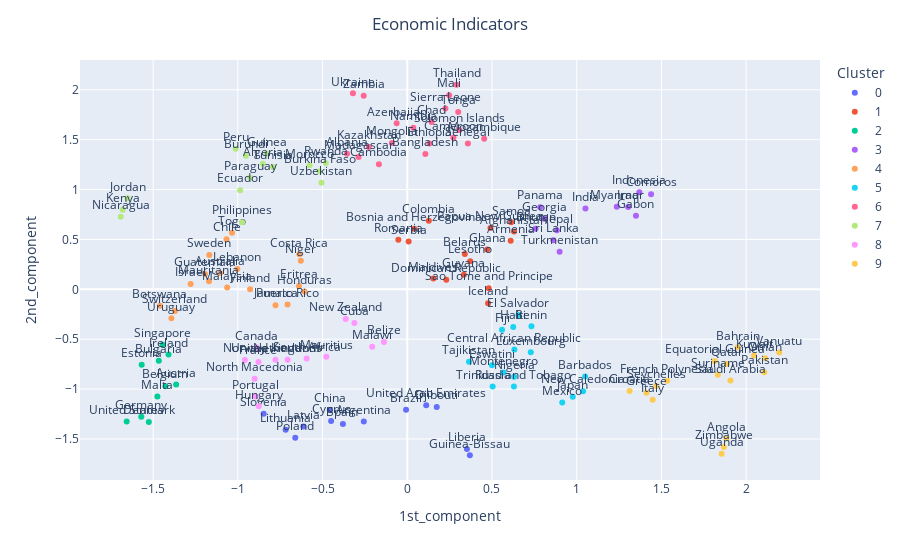
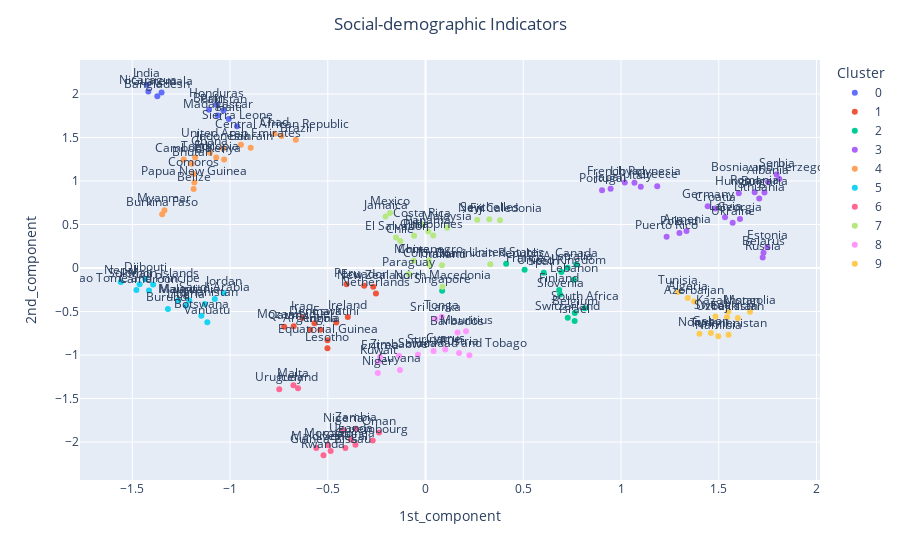
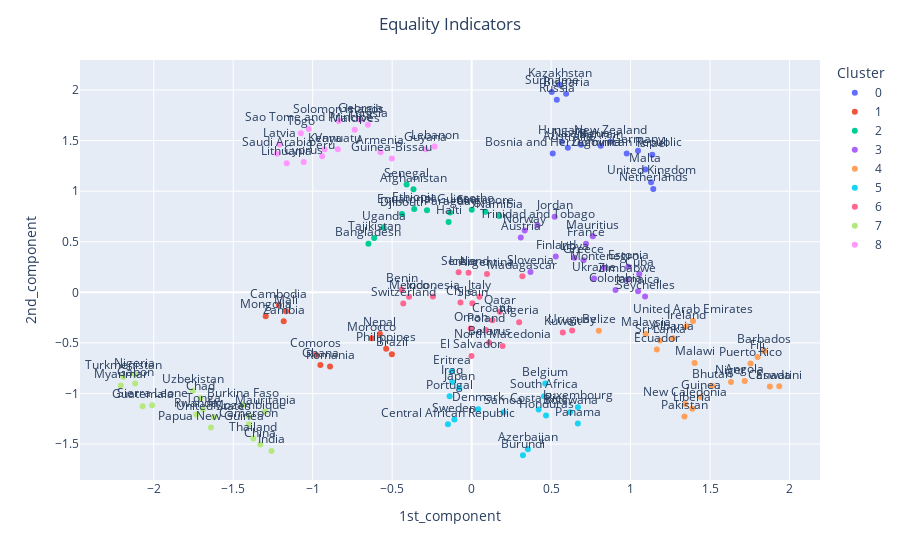
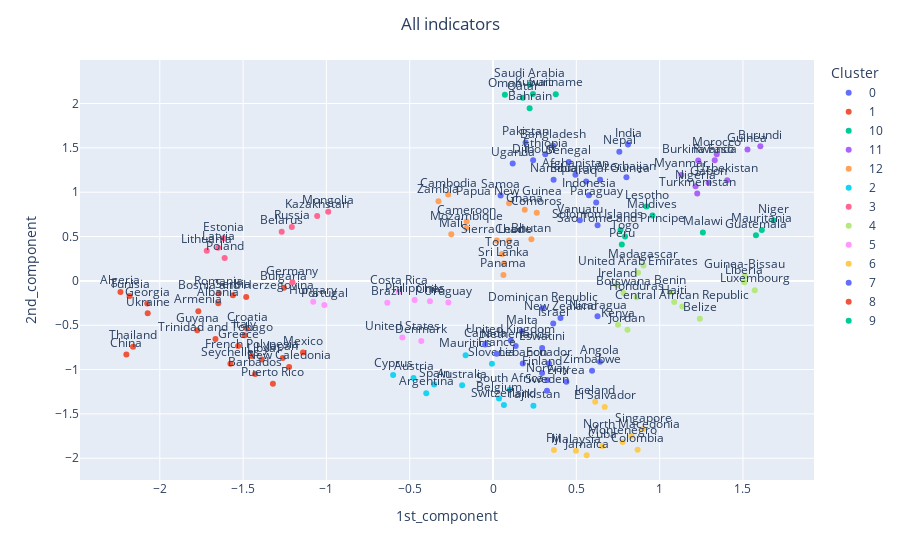

These figures' notebook cell, in order:
### Code cell
for ind in ind_dict:
    df_norm = df_dict[ind]

    # Apply the TSNE chosen for that indicator
    df_tsne = pd.DataFrame(tsne_dict[ind].fit_transform(df_norm))

    # Scale the result
    scaled_df = pd.DataFrame(StandardScaler().fit_transform(df_tsne), index = df_norm.index, columns = [col_1comp, col_2comp])
    
    # Apply Affinity Propagation
    affinity = afprop_dict[ind].fit(scaled_df)

    # Update the DataFrame with the resulting Cluster labels
    labels_affinity = affinity.labels_
    df_dict[ind].loc[:, col_cluster] = labels_affinity
    scaled_df[col_cluster] = labels_affinity
    scaled_df[col_cluster] = scaled_df[col_cluster].astype(str)

    # Show the resulting chart
    fig = px.scatter(scaled_df, x = col_1comp, y = col_2comp, text = scaled_df.index, size_max=100, color=col_cluster, category_orders={col_cluster: sort(list(set(scaled_df.loc[:, col_cluster])))})
    fig.update_layout(title_text=ind, title_x=0.5)
    fig.update_traces(textposition='top center')
    fig.show()

### Figure 1 — Plotly figure (JSON) as saved in the notebook; plotly's stock layout.template omitted (floating-point values rounded to 4 significant figures)
{"data": [{"hovertemplate": "Cluster=0<br>1st_component=%{x}<br>2nd_component=%{y}<br>Country=%{text}<extra></extra>", "legendgroup": "0", "marker": {"color": "#636efa", "symbol": "circle"}, "mode": "markers+text", "name": "0", "orientation": "v", "showlegend": true, "text": ["Argentina", "Brazil", "China", "Cyprus", "Djibouti", "Guinea-Bissau", "Latvia", "Liberia", "Lithuania", "Poland", "Slovenia", "Spain", "United Arab Emirates"], "textposition": "top center", "type": "scatter", "x": [-0.2565, -0.007166, -0.4571, -0.4495, 0.1739, 0.3695, -0.6133, 0.352, -0.7177, -0.6609, -0.8477, -0.3798, 0.1119], "xaxis": "x", "y": [-1.326, -1.208, -1.209, -1.321, -1.181, -1.663, -1.376, -1.6, -1.407, -1.487, -1.248, -1.351, -1.161], "yaxis": "y"}, {"hovertemplate": "Cluster=1<br>1st_component=%{x}<br>2nd_component=%{y}<br>Country=%{text}<extra></extra>", "legendgroup": "1", "marker": {"color": "#EF553B", "symbol": "circle"}, "mode": "markers+text", "name": "1", "orientation": "v", "showlegend": true, "text": ["Afghanistan", "Armenia", "Belarus", "Bosnia and Herzegovina", "Colombia", "Dominican Republic", "Ghana", "Guyana", "Iceland", "Lesotho", "Maldives", "Papua New Guinea", "Romania", "Samoa", "Sao Tome and Principe", "Serbia"], "textposition": "top center", "type": "scatter", "x": [0.6298, 0.6103, 0.3397, 0.04169, 0.1273, 0.2303, 0.4716, 0.334, 0.4769, 0.3715, 0.154, 0.4911, -0.05269, 0.6132, 0.4807, 0.008102], "xaxis": "x", "y": [0.5785, 0.4858, 0.3552, 0.6066, 0.6873, 0.0961, 0.3995, 0.1469, -0.1389, 0.2825, 0.108, 0.614, 0.4976, 0.6723, 0.01106, 0.4798], "yaxis": "y"}, {"hovertemplate": "Cluster=2<br>1st_component=%{x}<br>2nd_component=%{y}<br>Country=%{text}<extra></extra>", "legendgroup": "2", "marker": {"color": "#00cc96", "symbol": "circle"}, "mode": "markers+text", "name": "2", "orientation": "v", "showlegend": true, "text": ["Austria", "Belgium", "Bulgaria", "Denmark", "Estonia", "Germany", "Ireland", "Malta", "Singapore", "United States"], "textposition": "top center", "type": "scatter", "x": [-1.364, -1.427, -1.466, -1.525, -1.567, -1.57, -1.409, -1.475, -1.443, -1.656], "xaxis": "x", "y": [-0.9532, -0.9713, -0.7168, -1.329, -0.7571, -1.277, -0.6539, -1.075, -0.5545, -1.326], "yaxis": "y"}, {"hovertemplate": "Cluster=3<br>1st_component=%{x}<br>2nd_component=%{y}<br>Country=%{text}<extra></extra>", "legendgroup": "3", "marker": {"color": "#ab63fa", "symbol": "circle"}, "mode": "markers+text", "name": "3", "orientation": "v", "showlegend": true, "text": ["Bhutan", "Comoros", "Gabon", "Georgia", "India", "Indonesia", "Iraq", "Myanmar", "Nepal", "Panama", "Sri Lanka", "Turkmenistan"], "textposition": "top center", "type": "scatter", "x": [0.757, 1.439, 1.35, 0.8091, 1.052, 1.37, 1.304, 1.236, 0.8828, 0.7845, 0.8624, 0.8991], "xaxis": "x", "y": [0.6081, 0.9538, 0.7381, 0.7086, 0.8092, 0.9743, 0.8243, 0.8272, 0.591, 0.823, 0.4922, 0.3767], "yaxis": "y"}, {"hovertemplate": "Cluster=4<br>1st_component=%{x}<br>2nd_component=%{y}<br>Country=%{text}<extra></extra>", "legendgroup": "4", "marker": {"color": "#FFA15A", "symbol": "circle"}, "mode": "markers+text", "name": "4", "orientation": "v", "showlegend": true, "text": ["Australia", "Botswana", "Chile", "Costa Rica", "Eritrea", "Finland", "Guatemala", "Honduras", "Israel", "Jamaica", "Lebanon", "Malaysia", "Mauritania", "Niger", "Puerto Rico", "Sweden", "Switzerland", "Togo", "Uruguay"], "textposition": "top center", "type": "scatter", "x": [-1.105, -1.46, -1.067, -0.6367, -0.6391, -0.9276, -1.194, -0.6061, -1.279, -0.7776, -1.003, -1.063, -1.17, -0.6282, -0.7068, -1.168, -1.371, -1.034, -1.392], "xaxis": "x", "y": [0.1643, -0.1649, 0.5031, 0.3505, 0.03241, -6.897e-06, 0.1536, -0.02099, 0.05356, -0.1592, 0.2027, 0.01759, 0.08004, 0.2862, -0.1521, 0.3446, -0.2184, 0.5682, -0.2905], "yaxis": "y"}, {"hovertemplate": "Cluster=5<br>1st_component=%{x}<br>2nd_component=%{y}<br>Country=%{text}<extra></extra>", "legendgroup": "5", "marker": {"color": "#19d3f3", "symbol": "circle"}, "mode": "markers+text", "name": "5", "orientation": "v", "showlegend": true, "text": ["Barbados", "Benin", "Central African Republic", "El Salvador", "Eswatini", "Fiji", "Haiti", "Japan", "Luxembourg", "Mexico", "Montenegro", "New Caledonia", "Nigeria", "Russia", "Tajikistan", "Trinidad and Tobago"], "textposition": "top center", "type": "scatter", "x": [1.05, 0.733, 0.632, 0.6557, 0.4999, 0.5592, 0.6254, 0.9766, 0.7289, 0.9145, 0.5679, 1.037, 0.6306, 0.504, 0.3643, 0.6294], "xaxis": "x", "y": [-0.8727, -0.3705, -0.6031, -0.2565, -0.7616, -0.4041, -0.3774, -1.078, -0.6316, -1.135, -0.834, -1.021, -0.8757, -0.9748, -0.7257, -0.9752], "yaxis": "y"}, {"hovertemplate": "Cluster=6<br>1st_component=%{x}<br>2nd_component=%{y}<br>Country=%{text}<extra></extra>", "legendgroup": "6", "marker": {"color": "#FF6692", "symbol": "circle"}, "mode": "markers+text", "name": "6", "orientation": "v", "showlegend": true, "text": ["Albania", "Azerbaijan", "Bangladesh", "Cambodia", "Cameroon", "Chad", "Ethiopia", "Kazakhstan", "Madagascar", "Mali", "Mongolia", "Mozambique", "Namibia", "Senegal", "Sierra Leone", "Solomon Islands", "Thailand", "Tonga", "Ukraine", "Zambia"], "textposition": "top center", "type": "scatter", "x": [-0.3558, -0.06292, 0.107, -0.1675, 0.2723, 0.1434, 0.1308, -0.2263, -0.2876, 0.2472, -0.09053, 0.454, 0.03561, 0.3578, 0.2251, 0.3076, 0.291, 0.3006, -0.3208, -0.2571], "xaxis": "x", "y": [1.359, 1.665, 1.356, 1.254, 1.52, 1.677, 1.463, 1.425, 1.327, 1.947, 1.467, 1.51, 1.62, 1.461, 1.813, 1.597, 2.051, 1.779, 1.965, 1.94], "yaxis": "y"}, {"hovertemplate": "Cluster=7<br>1st_component=%{x}<br>2nd_component=%{y}<br>Country=%{text}<extra></extra>", "legendgroup": "7", "marker": {"color": "#B6E880", "symbol": "circle"}, "mode": "markers+text", "name": "7", "orientation": "v", "showlegend": true, "text": ["Algeria", "Burkina Faso", "Burundi", "Ecuador", "Guinea", "Jordan", "Kenya", "Morocco", "Nicaragua", "Paraguay", "Peru", "Philippines", "Rwanda", "Tunisia", "Uzbekistan"], "textposition": "top center", "type": "scatter", "x": [-0.8532, -0.5172, -0.9528, -0.9865, -0.8287, -1.651, -1.68, -0.5768, -1.691, -0.9281, -1.013, -0.9746, -0.4809, -0.7929, -0.5063], "xaxis": "x", "y": [1.259, 1.185, 1.338, 0.9936, 1.36, 0.9123, 0.7979, 1.243, 0.7285, 1.117, 1.41, 0.673, 1.267, 1.226, 1.069], "yaxis": "y"}, {"hovertemplate": "Cluster=8<br>1st_component=%{x}<br>2nd_component=%{y}<br>Country=%{text}<extra></extra>", "legendgroup": "8", "marker": {"color": "#FF97FF", "symbol": "circle"}, "mode": "markers+text", "name": "8", "orientation": "v", "showlegend": true, "text": ["Belize", "Canada", "Cuba", "France", "Hungary", "Malawi", "Mauritius", "Netherlands", "New Zealand", "North Macedonia", "Norway", "Portugal", "South Africa", "United Kingdom"], "textposition": "top center", "type": "scatter", "x": [-0.1376, -0.8902, -0.312, -0.8784, -0.8765, -0.2069, -0.4779, -0.706, -0.3636, -0.9008, -0.9584, -0.8952, -0.5939, -0.7777], "xaxis": "x", "y": [-0.5278, -0.5821, -0.3367, -0.7298, -1.173, -0.5745, -0.6749, -0.7059, -0.2968, -0.896, -0.7073, -1.075, -0.6935, -0.706], "yaxis": "y"}, {"hovertemplate": "Cluster=9<br>1st_component=%{x}<br>2nd_component=%{y}<br>Country=%{text}<extra></extra>", "legendgroup": "9", "marker": {"color": "#FECB52", "symbol": "circle"}, "mode": "markers+text", "name": "9", "orientation": "v", "showlegend": true, "text": ["Angola", "Bahrain", "Croatia", "Equatorial Guinea", "French Polynesia", "Greece", "Italy", "Kuwait", "Oman", "Pakistan", "Qatar", "Saudi Arabia", "Seychelles", "Suriname", "Uganda", "Vanuatu", "Zimbabwe"], "textposition": "top center", "type": "scatter", "x": [1.884, 1.949, 1.312, 1.815, 1.534, 1.412, 1.448, 2.047, 2.112, 2.107, 1.886, 1.907, 1.47, 1.833, 1.855, 2.195, 1.869], "xaxis": "x", "y": [-1.496, -0.5807, -1.019, -0.7178, -0.916, -1.037, -1.106, -0.6623, -0.6913, -0.8307, -0.7474, -0.9143, -0.9683, -0.8564, -1.649, -0.633, -1.581], "yaxis": "y"}], "layout": {"legend": {"title": {"text": "Cluster"}, "tracegroupgap": 0}, "margin": {"t": 60}, "title": {"text": "Economic Indicators", "x": 0.5}, "xaxis": {"anchor": "y", "domain": [0, 1], "title": {"text": "1st_component"}}, "yaxis": {"anchor": "x", "domain": [0, 1], "title": {"text": "2nd_component"}}}}

### Figure 2 — Plotly figure (JSON) as saved in the notebook; plotly's stock layout.template omitted (floating-point values rounded to 4 significant figures)
{"data": [{"hovertemplate": "Cluster=0<br>1st_component=%{x}<br>2nd_component=%{y}<br>Country=%{text}<extra></extra>", "legendgroup": "0", "marker": {"color": "#636efa", "symbol": "circle"}, "mode": "markers+text", "name": "0", "orientation": "v", "showlegend": true, "text": ["Bangladesh", "Benin", "Guatemala", "Haiti", "Honduras", "India", "Madagascar", "Nicaragua", "Pakistan", "Sierra Leone"], "textposition": "top center", "type": "scatter", "x": [-1.372, -1.107, -1.35, -1.007, -1.07, -1.426, -1.063, -1.418, -1.034, -0.9642], "xaxis": "x", "y": [1.975, 1.819, 2.018, 1.713, 1.878, 2.106, 1.753, 2.028, 1.81, 1.628], "yaxis": "y"}, {"hovertemplate": "Cluster=1<br>1st_component=%{x}<br>2nd_component=%{y}<br>Country=%{text}<extra></extra>", "legendgroup": "1", "marker": {"color": "#EF553B", "symbol": "circle"}, "mode": "markers+text", "name": "1", "orientation": "v", "showlegend": true, "text": ["Angola", "Argentina", "Denmark", "Ecuador", "Equatorial Guinea", "Eswatini", "Iraq", "Ireland", "Lesotho", "Mozambique", "Netherlands", "New Zealand", "Peru", "Qatar"], "textposition": "top center", "type": "scatter", "x": [-0.5377, -0.59, -0.5679, -0.3137, -0.5014, -0.4563, -0.6307, -0.3977, -0.5016, -0.6744, -0.2536, -0.2673, -0.404, -0.723], "xaxis": "x", "y": [-0.7103, -0.7091, -0.6344, -0.2046, -0.8303, -0.6273, -0.5722, -0.5622, -0.923, -0.6685, -0.2923, -0.216, -0.1869, -0.6738], "yaxis": "y"}, {"hovertemplate": "Cluster=2<br>1st_component=%{x}<br>2nd_component=%{y}<br>Country=%{text}<extra></extra>", "legendgroup": "2", "marker": {"color": "#00cc96", "symbol": "circle"}, "mode": "markers+text", "name": "2", "orientation": "v", "showlegend": true, "text": ["Australia", "Belgium", "Canada", "Finland", "France", "Israel", "Lebanon", "Singapore", "Slovenia", "South Africa", "Spain", "Switzerland", "United Kingdom", "United States"], "textposition": "top center", "type": "scatter", "x": [0.7265, 0.7635, 0.7713, 0.6838, 0.5068, 0.7628, 0.7589, 0.08497, 0.6883, 0.8144, 0.605, 0.7276, 0.6948, 0.4125], "xaxis": "x", "y": [0.004481, -0.5177, 0.04178, -0.2519, -0.01956, -0.609, -0.1344, -0.2618, -0.3052, -0.4615, -0.05417, -0.5711, -0.04483, 0.04909], "yaxis": "y"}, {"hovertemplate": "Cluster=3<br>1st_component=%{x}<br>2nd_component=%{y}<br>Country=%{text}<extra></extra>", "legendgroup": "3", "marker": {"color": "#ab63fa", "symbol": "circle"}, "mode": "markers+text", "name": "3", "orientation": "v", "showlegend": true, "text": ["Albania", "Armenia", "Belarus", "Bosnia and Herzegovina", "Bulgaria", "Croatia", "Estonia", "French Polynesia", "Georgia", "Germany", "Greece", "Hungary", "Italy", "Japan", "Latvia", "Libya", "Lithuania", "Poland", "Portugal", "Puerto Rico", "Romania", "Russia", "Serbia", "Ukraine"], "textposition": "top center", "type": "scatter", "x": [1.752, 1.335, 1.729, 1.809, 1.734, 1.481, 1.749, 1.069, 1.608, 1.443, 1.185, 1.602, 1.101, 0.9468, 1.532, 1.019, 1.707, 1.299, 0.9029, 1.233, 1.684, 1.725, 1.795, 1.571], "xaxis": "x", "y": [0.9893, 0.4242, 0.1742, 1.024, 0.8679, 0.6852, 0.2396, 0.9812, 0.5633, 0.7103, 0.9406, 0.8606, 0.9338, 0.912, 0.5831, 0.9831, 0.7978, 0.4016, 0.8946, 0.3589, 0.8711, 0.1205, 1.075, 0.5215], "yaxis": "y"}, {"hovertemplate": "Cluster=4<br>1st_component=%{x}<br>2nd_component=%{y}<br>Country=%{text}<extra></extra>", "legendgroup": "4", "marker": {"color": "#FFA15A", "symbol": "circle"}, "mode": "markers+text", "name": "4", "orientation": "v", "showlegend": true, "text": ["Bahrain", "Belize", "Bhutan", "Brazil", "Burkina Faso", "Cambodia", "Central African Republic", "Chad", "Comoros", "Ethiopia", "Ghana", "Indonesia", "Kenya", "Myanmar", "Papua New Guinea", "Togo", "United Arab Emirates"], "textposition": "top center", "type": "scatter", "x": [-0.8944, -1.186, -1.196, -0.6633, -1.347, -1.237, -0.7366, -0.7727, -1.187, -1.071, -1.102, -1.036, -1.03, -1.335, -1.182, -1.179, -0.9442], "xaxis": "x", "y": [1.382, 0.9074, 1.198, 1.474, 0.6184, 1.247, 1.516, 1.543, 1.081, 1.27, 1.325, 1.377, 1.248, 0.6649, 0.984, 1.271, 1.418], "yaxis": "y"}, {"hovertemplate": "Cluster=5<br>1st_component=%{x}<br>2nd_component=%{y}<br>Country=%{text}<extra></extra>", "legendgroup": "5", "marker": {"color": "#19d3f3", "symbol": "circle"}, "mode": "markers+text", "name": "5", "orientation": "v", "showlegend": true, "text": ["Afghanistan", "Botswana", "Burundi", "Cameroon", "Djibouti", "Jordan", "Liberia", "Malawi", "Mali", "Mauritania", "Nepal", "Sao Tome and Principe", "Saudi Arabia", "Solomon Islands", "Vanuatu"], "textposition": "top center", "type": "scatter", "x": [-1.129, -1.147, -1.318, -1.415, -1.434, -1.032, -1.225, -1.265, -1.462, -1.208, -1.559, -1.479, -1.078, -1.393, -1.116], "xaxis": "x", "y": [-0.413, -0.5469, -0.471, -0.2573, -0.1248, -0.2866, -0.4328, -0.3731, -0.1872, -0.3734, -0.1609, -0.2528, -0.3551, -0.1899, -0.6222], "yaxis": "y"}, {"hovertemplate": "Cluster=6<br>1st_component=%{x}<br>2nd_component=%{y}<br>Country=%{text}<extra></extra>", "legendgroup": "6", "marker": {"color": "#FF6692", "symbol": "circle"}, "mode": "markers+text", "name": "6", "orientation": "v", "showlegend": true, "text": ["Guinea", "Guinea-Bissau", "Iceland", "Luxembourg", "Maldives", "Malta", "Morocco", "Nigeria", "Oman", "Rwanda", "Senegal", "Uganda", "Uruguay", "Zambia"], "textposition": "top center", "type": "scatter", "x": [-0.3585, -0.4855, -0.6522, -0.2701, -0.5589, -0.6756, -0.4988, -0.4208, -0.2377, -0.522, -0.41, -0.3803, -0.7481, -0.3571], "xaxis": "x", "y": [-2.032, -2.103, -1.382, -1.982, -2.067, -1.347, -2.035, -1.863, -1.889, -2.151, -2.068, -1.972, -1.392, -1.846], "yaxis": "y"}, {"hovertemplate": "Cluster=7<br>1st_component=%{x}<br>2nd_component=%{y}<br>Country=%{text}<extra></extra>", "legendgroup": "7", "marker": {"color": "#B6E880", "symbol": "circle"}, "mode": "markers+text", "name": "7", "orientation": "v", "showlegend": true, "text": ["Chile", "China", "Colombia", "Costa Rica", "Cuba", "Dominican Republic", "El Salvador", "Fiji", "Jamaica", "Malaysia", "Mexico", "Montenegro", "New Caledonia", "North Macedonia", "Panama", "Paraguay", "Philippines", "Seychelles", "Thailand"], "textposition": "top center", "type": "scatter", "x": [-0.1289, -0.05987, 0.02007, -0.01566, -0.05852, 0.3314, -0.1511, 0.2645, -0.2046, 0.1109, -0.1817, 0.01618, 0.381, 0.08663, 0.01417, -0.0862, 0.03949, 0.3262, 0.08423], "xaxis": "x", "y": [0.3096, 0.08341, 0.03547, 0.4994, 0.3715, 0.04342, 0.3521, 0.5555, 0.5927, 0.4628, 0.6314, 0.08797, 0.5502, -0.2145, 0.4193, -0.06771, 0.3734, 0.5609, 0.03204], "yaxis": "y"}, {"hovertemplate": "Cluster=8<br>1st_component=%{x}<br>2nd_component=%{y}<br>Country=%{text}<extra></extra>", "legendgroup": "8", "marker": {"color": "#FF97FF", "symbol": "circle"}, "mode": "markers+text", "name": "8", "orientation": "v", "showlegend": true, "text": ["Austria", "Barbados", "Cyprus", "Eritrea", "Guyana", "Kuwait", "Mauritius", "Niger", "Samoa", "Sri Lanka", "Suriname", "Tonga", "Trinidad and Tobago", "Zimbabwe"], "textposition": "top center", "type": "scatter", "x": [0.1714, 0.1634, 0.101, -0.2329, -0.131, -0.2405, 0.207, -0.2441, -0.03891, 0.05068, 0.04101, 0.083, 0.2244, -0.1355], "xaxis": "x", "y": [-0.9777, -0.7399, -0.935, -1.022, -1.171, -1.076, -0.7265, -1.206, -0.9961, -0.5847, -0.9543, -0.5604, -1.001, -1.009], "yaxis": "y"}, {"hovertemplate": "Cluster=9<br>1st_component=%{x}<br>2nd_component=%{y}<br>Country=%{text}<extra></extra>", "legendgroup": "9", "marker": {"color": "#FECB52", "symbol": "circle"}, "mode": "markers+text", "name": "9", "orientation": "v", "showlegend": true, "text": ["Algeria", "Azerbaijan", "Gabon", "Kazakhstan", "Mongolia", "Namibia", "Norway", "Sweden", "Tajikistan", "Tunisia", "Turkmenistan", "Uzbekistan"], "textposition": "top center", "type": "scatter", "x": [1.342, 1.374, 1.459, 1.549, 1.66, 1.497, 1.401, 1.483, 1.597, 1.291, 1.55, 1.542], "xaxis": "x", "y": [-0.3447, -0.3837, -0.7476, -0.5018, -0.5032, -0.7847, -0.7549, -0.5566, -0.5741, -0.2765, -0.767, -0.5665], "yaxis": "y"}], "layout": {"legend": {"title": {"text": "Cluster"}, "tracegroupgap": 0}, "margin": {"t": 60}, "title": {"text": "Social-demographic Indicators", "x": 0.5}, "xaxis": {"anchor": "y", "domain": [0, 1], "title": {"text": "1st_component"}}, "yaxis": {"anchor": "x", "domain": [0, 1], "title": {"text": "2nd_component"}}}}

### Figure 3 — Plotly figure (JSON) as saved in the notebook; plotly's stock layout.template omitted (floating-point values rounded to 4 significant figures)
{"data": [{"hovertemplate": "Cluster=0<br>1st_component=%{x}<br>2nd_component=%{y}<br>Country=%{text}<extra></extra>", "legendgroup": "0", "marker": {"color": "#636efa", "symbol": "circle"}, "mode": "markers+text", "name": "0", "orientation": "v", "showlegend": true, "text": ["Australia", "Bahrain", "Bosnia and Herzegovina", "Bulgaria", "Dominican Republic", "Germany", "Hungary", "Israel", "Kazakhstan", "Malta", "Netherlands", "New Zealand", "Nicaragua", "Russia", "Suriname", "United Kingdom"], "textposition": "top center", "type": "scatter", "x": [0.6055, 0.8125, 0.5104, 0.5946, 0.976, 1.047, 0.5674, 1.137, 0.5541, 1.093, 1.143, 0.8725, 0.6887, 0.5361, 0.5043, 1.129], "xaxis": "x", "y": [1.431, 1.45, 1.373, 1.963, 1.372, 1.4, 1.489, 1.36, 2.052, 1.215, 1.022, 1.489, 1.459, 1.903, 1.981, 1.089], "yaxis": "y"}, {"hovertemplate": "Cluster=1<br>1st_component=%{x}<br>2nd_component=%{y}<br>Country=%{text}<extra></extra>", "legendgroup": "1", "marker": {"color": "#EF553B", "symbol": "circle"}, "mode": "markers+text", "name": "1", "orientation": "v", "showlegend": true, "text": ["Brazil", "Cambodia", "Comoros", "Ghana", "Mali", "Mongolia", "Morocco", "Nepal", "Philippines", "Romania", "Zambia"], "textposition": "top center", "type": "scatter", "x": [-0.5017, -1.212, -0.9794, -0.9517, -1.168, -1.296, -0.6278, -0.577, -0.5377, -0.891, -1.182], "xaxis": "x", "y": [-0.6116, -0.1278, -0.6194, -0.7188, -0.187, -0.236, -0.4545, -0.4122, -0.5585, -0.7343, -0.286], "yaxis": "y"}, {"hovertemplate": "Cluster=2<br>1st_component=%{x}<br>2nd_component=%{y}<br>Country=%{text}<extra></extra>", "legendgroup": "2", "marker": {"color": "#00cc96", "symbol": "circle"}, "mode": "markers+text", "name": "2", "orientation": "v", "showlegend": true, "text": ["Afghanistan", "Bangladesh", "Djibouti", "Equatorial Guinea", "Ethiopia", "Haiti", "Lesotho", "Namibia", "Paraguay", "Senegal", "Singapore", "Tajikistan", "Uganda"], "textposition": "top center", "type": "scatter", "x": [-0.3658, -0.6492, -0.4384, -0.2809, -0.3612, -0.1449, 0.0007924, 0.1737, -0.1359, -0.4091, 0.08732, -0.613, -0.5542], "xaxis": "x", "y": [1.018, 0.4806, 0.7736, 0.8107, 0.8229, 0.6965, 0.8158, 0.7542, 0.7903, 1.067, 0.7962, 0.5366, 0.6412], "yaxis": "y"}, {"hovertemplate": "Cluster=3<br>1st_component=%{x}<br>2nd_component=%{y}<br>Country=%{text}<extra></extra>", "legendgroup": "3", "marker": {"color": "#ab63fa", "symbol": "circle"}, "mode": "markers+text", "name": "3", "orientation": "v", "showlegend": true, "text": ["Austria", "Colombia", "Cuba", "Estonia", "Finland", "France", "Greece", "Jamaica", "Jordan", "Libya", "Mauritius", "Montenegro", "Norway", "Seychelles", "Slovenia", "Trinidad and Tobago", "Ukraine", "Zimbabwe"], "textposition": "top center", "type": "scatter", "x": [0.3093, 0.9055, 1.055, 0.9862, 0.5295, 0.7198, 0.704, 1.047, 0.5223, 0.6473, 0.7625, 0.8334, 0.3341, 1.092, 0.3705, 0.4142, 0.7706, 0.9778], "xaxis": "x", "y": [0.5416, 0.02352, 0.1804, 0.2519, 0.3542, 0.4792, 0.3162, 0.01189, 0.7465, 0.3427, 0.5539, 0.2429, 0.6117, -0.04061, 0.2004, 0.6629, 0.1359, 0.1243], "yaxis": "y"}, {"hovertemplate": "Cluster=4<br>1st_component=%{x}<br>2nd_component=%{y}<br>Country=%{text}<extra></extra>", "legendgroup": "4", "marker": {"color": "#FFA15A", "symbol": "circle"}, "mode": "markers+text", "name": "4", "orientation": "v", "showlegend": true, "text": ["Albania", "Angola", "Barbados", "Belize", "Bhutan", "Canada", "Ecuador", "Eswatini", "Fiji", "Guinea", "Ireland", "Liberia", "Malawi", "Malaysia", "New Caledonia", "Niger", "Pakistan", "Puerto Rico", "Sri Lanka", "United Arab Emirates"], "textposition": "top center", "type": "scatter", "x": [1.268, 1.719, 1.841, 0.8005, 1.513, 1.877, 1.166, 1.936, 1.8, 1.444, 1.353, 1.388, 1.403, 1.096, 1.344, 1.632, 1.339, 1.755, 1.185, 1.394], "xaxis": "x", "y": [-0.4535, -0.8776, -0.5811, -0.3788, -0.9247, -0.9299, -0.5658, -0.9285, -0.6393, -1.034, -0.3352, -1.151, -0.6979, -0.4109, -1.103, -0.8872, -1.226, -0.7046, -0.4757, -0.2836], "yaxis": "y"}, {"hovertemplate": "Cluster=5<br>1st_component=%{x}<br>2nd_component=%{y}<br>Country=%{text}<extra></extra>", "legendgroup": "5", "marker": {"color": "#19d3f3", "symbol": "circle"}, "mode": "markers+text", "name": "5", "orientation": "v", "showlegend": true, "text": ["Azerbaijan", "Belgium", "Botswana", "Burundi", "Central African Republic", "Costa Rica", "Denmark", "Eritrea", "Honduras", "Iraq", "Japan", "Luxembourg", "Panama", "Portugal", "Samoa", "South Africa", "Sweden"], "textposition": "top center", "type": "scatter", "x": [0.354, 0.4634, 0.6195, 0.3228, -0.1488, 0.4215, 0.04154, -0.1258, 0.4683, -0.1222, -0.07762, 0.6688, 0.6685, -0.1385, 0.2016, 0.456, -0.1084], "xaxis": "x", "y": [-1.551, -0.9006, -1.185, -1.611, -1.305, -1.157, -1.155, -0.7836, -1.217, -0.8867, -0.944, -1.135, -1.296, -1.028, -1.185, -1.027, -1.256], "yaxis": "y"}, {"hovertemplate": "Cluster=6<br>1st_component=%{x}<br>2nd_component=%{y}<br>Country=%{text}<extra></extra>", "legendgroup": "6", "marker": {"color": "#FF6692", "symbol": "circle"}, "mode": "markers+text", "name": "6", "orientation": "v", "showlegend": true, "text": ["Algeria", "Argentina", "Belarus", "Benin", "Chile", "Croatia", "El Salvador", "Iceland", "Indonesia", "Italy", "Kuwait", "Madagascar", "Mexico", "North Macedonia", "Oman", "Poland", "Qatar", "Serbia", "Spain", "Switzerland", "Uruguay"], "textposition": "top center", "type": "scatter", "x": [0.2992, 0.09673, 0.1105, -0.4398, -0.07019, 0.1309, -0.0008679, -0.01917, -0.2433, 0.04931, 0.5736, 0.3195, -0.3935, 0.1947, -0.005741, 0.08935, 0.1776, -0.08171, 0.004494, -0.4301, 0.6325], "xaxis": "x", "y": [-0.2956, 0.1816, -0.4976, 0.02596, -0.09997, -0.275, -0.6301, 0.1939, -0.04074, -0.04379, -0.3969, 0.159, -0.04357, -0.5305, -0.3573, -0.3712, -0.1924, 0.1978, -0.1079, -0.1093, -0.378], "yaxis": "y"}, {"hovertemplate": "Cluster=7<br>1st_component=%{x}<br>2nd_component=%{y}<br>Country=%{text}<extra></extra>", "legendgroup": "7", "marker": {"color": "#B6E880", "symbol": "circle"}, "mode": "markers+text", "name": "7", "orientation": "v", "showlegend": true, "text": ["Burkina Faso", "Cameroon", "Chad", "China", "Gabon", "Guatemala", "India", "Mauritania", "Mozambique", "Myanmar", "Nigeria", "Papua New Guinea", "Rwanda", "Sierra Leone", "Thailand", "Tonga", "Turkmenistan", "United States", "Uzbekistan"], "textposition": "top center", "type": "scatter", "x": [-1.441, -1.401, -1.707, -1.33, -2.117, -2.07, -1.259, -1.3, -1.399, -2.208, -2.119, -1.64, -1.732, -2.01, -1.373, -1.69, -2.192, -1.623, -1.754], "xaxis": "x", "y": [-1.113, -1.305, -1.046, -1.505, -0.9023, -1.126, -1.568, -1.177, -1.228, -0.9217, -0.8129, -1.335, -1.208, -1.116, -1.446, -1.158, -0.8337, -1.236, -0.9729], "yaxis": "y"}, {"hovertemplate": "Cluster=8<br>1st_component=%{x}<br>2nd_component=%{y}<br>Country=%{text}<extra></extra>", "legendgroup": "8", "marker": {"color": "#FF97FF", "symbol": "circle"}, "mode": "markers+text", "name": "8", "orientation": "v", "showlegend": true, "text": ["Armenia", "Cyprus", "Georgia", "Guinea-Bissau", "Guyana", "Kenya", "Latvia", "Lebanon", "Lithuania", "Maldives", "Peru", "Sao Tome and Principe", "Saudi Arabia", "Solomon Islands", "Togo", "Tunisia", "Vanuatu"], "textposition": "top center", "type": "scatter", "x": [-0.5734, -1.057, -0.6998, -0.5017, -0.2891, -0.9251, -1.209, -0.2326, -1.164, -0.7357, -0.9408, -1.025, -1.224, -0.8366, -1.075, -0.6526, -0.8418], "xaxis": "x", "y": [1.385, 1.289, 1.704, 1.324, 1.415, 1.415, 1.461, 1.442, 1.276, 1.609, 1.345, 1.615, 1.371, 1.694, 1.573, 1.656, 1.415], "yaxis": "y"}], "layout": {"legend": {"title": {"text": "Cluster"}, "tracegroupgap": 0}, "margin": {"t": 60}, "title": {"text": "Equality Indicators", "x": 0.5}, "xaxis": {"anchor": "y", "domain": [0, 1], "title": {"text": "1st_component"}}, "yaxis": {"anchor": "x", "domain": [0, 1], "title": {"text": "2nd_component"}}}}

### Figure 4 — Plotly figure (JSON) as saved in the notebook; plotly's stock layout.template omitted (floating-point values rounded to 4 significant figures)
{"data": [{"hovertemplate": "Cluster=0<br>1st_component=%{x}<br>2nd_component=%{y}<br>Country=%{text}<extra></extra>", "legendgroup": "0", "marker": {"color": "#636efa", "symbol": "circle"}, "mode": "markers+text", "name": "0", "orientation": "v", "showlegend": true, "text": ["Afghanistan", "Azerbaijan", "Bangladesh", "Djibouti", "Equatorial Guinea", "Ethiopia", "India", "Indonesia", "Iraq", "Namibia", "Nepal", "Pakistan", "Paraguay", "Samoa", "Senegal", "Solomon Islands", "Uganda", "Vanuatu"], "textposition": "top center", "type": "scatter", "x": [0.4945, 0.8006, 0.3611, 0.2406, 0.6425, 0.3135, 0.8101, 0.5753, 0.5591, 0.3635, 0.758, 0.1953, 0.619, 0.04566, 0.4545, 0.6273, 0.1179, 0.5207], "xaxis": "x", "y": [1.196, 1.168, 1.523, 1.359, 1.14, 1.427, 1.538, 0.9666, 1.12, 1.141, 1.457, 1.559, 0.8843, 0.9616, 1.342, 0.6271, 1.325, 0.6823], "yaxis": "y"}, {"hovertemplate": "Cluster=1<br>1st_component=%{x}<br>2nd_component=%{y}<br>Country=%{text}<extra></extra>", "legendgroup": "1", "marker": {"color": "#EF553B", "symbol": "circle"}, "mode": "markers+text", "name": "1", "orientation": "v", "showlegend": true, "text": ["Albania", "Algeria", "Armenia", "Bosnia and Herzegovina", "Bulgaria", "China", "Georgia", "Guyana", "Romania", "Serbia", "Thailand", "Tunisia", "Ukraine"], "textposition": "top center", "type": "scatter", "x": [-1.649, -2.236, -1.769, -1.481, -1.255, -2.2, -2.075, -1.775, -1.646, -1.561, -2.16, -2.181, -2.072], "xaxis": "x", "y": [-0.2527, -0.1242, -0.3414, -0.1816, -0.07873, -0.8289, -0.2538, -0.556, -0.1394, -0.1628, -0.7415, -0.1698, -0.3662], "yaxis": "y"}, {"hovertemplate": "Cluster=10<br>1st_component=%{x}<br>2nd_component=%{y}<br>Country=%{text}<extra></extra>", "legendgroup": "10", "marker": {"color": "#00cc96", "symbol": "circle"}, "mode": "markers+text", "name": "10", "orientation": "v", "showlegend": true, "text": ["Bahrain", "Kuwait", "Oman", "Qatar", "Saudi Arabia", "Suriname"], "textposition": "top center", "type": "scatter", "x": [0.2196, 0.2399, 0.07107, 0.1789, 0.221, 0.3764], "xaxis": "x", "y": [1.947, 2.109, 2.1, 2.064, 2.212, 2.105], "yaxis": "y"}, {"hovertemplate": "Cluster=11<br>1st_component=%{x}<br>2nd_component=%{y}<br>Country=%{text}<extra></extra>", "legendgroup": "11", "marker": {"color": "#ab63fa", "symbol": "circle"}, "mode": "markers+text", "name": "11", "orientation": "v", "showlegend": true, "text": ["Burkina Faso", "Burundi", "Gabon", "Guinea", "Morocco", "Myanmar", "Nigeria", "Rwanda", "Turkmenistan", "Uzbekistan"], "textposition": "top center", "type": "scatter", "x": [1.231, 1.604, 1.294, 1.527, 1.342, 1.13, 1.215, 1.33, 1.226, 1.405], "xaxis": "x", "y": [1.358, 1.517, 1.106, 1.482, 1.429, 1.193, 1.066, 1.359, 0.9848, 1.135], "yaxis": "y"}, {"hovertemplate": "Cluster=12<br>1st_component=%{x}<br>2nd_component=%{y}<br>Country=%{text}<extra></extra>", "legendgroup": "12", "marker": {"color": "#FFA15A", "symbol": "circle"}, "mode": "markers+text", "name": "12", "orientation": "v", "showlegend": true, "text": ["Bhutan", "Cambodia", "Cameroon", "Chad", "Comoros", "Ghana", "Mali", "Mozambique", "Panama", "Papua New Guinea", "Sierra Leone", "Sri Lanka", "Tonga", "Zambia"], "textposition": "top center", "type": "scatter", "x": [0.2302, -0.269, -0.1582, 0.09588, 0.2625, 0.1903, -0.2506, -0.1595, 0.06235, 0.09624, 0.02256, 0.06508, 0.0545, -0.3275], "xaxis": "x", "y": [0.4682, 0.974, 0.6697, 0.4551, 0.7678, 0.8007, 0.5255, 0.5976, 0.06539, 0.8755, 0.4545, 0.1963, 0.3044, 0.8992], "yaxis": "y"}, {"hovertemplate": "Cluster=2<br>1st_component=%{x}<br>2nd_component=%{y}<br>Country=%{text}<extra></extra>", "legendgroup": "2", "marker": {"color": "#19d3f3", "symbol": "circle"}, "mode": "markers+text", "name": "2", "orientation": "v", "showlegend": true, "text": ["Argentina", "Australia", "Austria", "Belgium", "Cyprus", "Mauritius", "Slovenia", "South Africa", "Spain", "Switzerland", "Tajikistan"], "textposition": "top center", "type": "scatter", "x": [-0.4007, -0.1853, -0.4771, 0.0359, -0.5996, -0.1644, -0.00658, 0.09956, -0.3533, 0.06525, 0.2424], "xaxis": "x", "y": [-1.267, -1.178, -1.096, -1.326, -1.06, -0.8383, -0.9343, -1.228, -1.168, -1.401, -1.407], "yaxis": "y"}, {"hovertemplate": "Cluster=3<br>1st_component=%{x}<br>2nd_component=%{y}<br>Country=%{text}<extra></extra>", "legendgroup": "3", "marker": {"color": "#FF6692", "symbol": "circle"}, "mode": "markers+text", "name": "3", "orientation": "v", "showlegend": true, "text": ["Belarus", "Estonia", "Germany", "Kazakhstan", "Latvia", "Lithuania", "Mongolia", "Poland", "Russia"], "textposition": "top center", "type": "scatter", "x": [-1.268, -1.618, -1.204, -1.055, -1.649, -1.718, -0.9891, -1.611, -1.207], "xaxis": "x", "y": [0.554, 0.4794, -0.01599, 0.7309, 0.3727, 0.3389, 0.7789, 0.2586, 0.6062], "yaxis": "y"}, {"hovertemplate": "Cluster=4<br>1st_component=%{x}<br>2nd_component=%{y}<br>Country=%{text}<extra></extra>", "legendgroup": "4", "marker": {"color": "#B6E880", "symbol": "circle"}, "mode": "markers+text", "name": "4", "orientation": "v", "showlegend": true, "text": ["Belize", "Benin", "Botswana", "Central African Republic", "Guinea-Bissau", "Haiti", "Honduras", "Ireland", "Jordan", "Kenya", "Liberia", "Luxembourg", "Madagascar", "United Arab Emirates"], "textposition": "top center", "type": "scatter", "x": [1.241, 1.063, 0.783, 1.136, 1.512, 1.087, 0.8613, 0.7445, 0.8067, 0.75, 1.508, 1.571, 0.9026, 0.8705], "xaxis": "x", "y": [-0.4263, -0.1252, -0.1378, -0.2884, 0.05771, -0.2371, -0.1847, -0.0455, -0.552, -0.4955, -0.01511, -0.1055, 0.1737, 0.09296], "yaxis": "y"}, {"hovertemplate": "Cluster=5<br>1st_component=%{x}<br>2nd_component=%{y}<br>Country=%{text}<extra></extra>", "legendgroup": "5", "marker": {"color": "#FF97FF", "symbol": "circle"}, "mode": "markers+text", "name": "5", "orientation": "v", "showlegend": true, "text": ["Brazil", "Chile", "Costa Rica", "Denmark", "Hungary", "Philippines", "Portugal", "United States", "Uruguay"], "textposition": "top center", "type": "scatter", "x": [-0.6344, -0.3786, -0.5649, -0.4305, -1.079, -0.4702, -1.012, -0.5441, -0.268], "xaxis": "x", "y": [-0.2466, -0.2294, -0.1214, -0.6781, -0.2358, -0.2165, -0.2734, -0.6371, -0.2427], "yaxis": "y"}, {"hovertemplate": "Cluster=6<br>1st_component=%{x}<br>2nd_component=%{y}<br>Country=%{text}<extra></extra>", "legendgroup": "6", "marker": {"color": "#FECB52", "symbol": "circle"}, "mode": "markers+text", "name": "6", "orientation": "v", "showlegend": true, "text": ["Colombia", "Cuba", "El Salvador", "Fiji", "Iceland", "Jamaica", "Malaysia", "Montenegro", "North Macedonia", "Singapore"], "textposition": "top center", "type": "scatter", "x": [0.8677, 0.6553, 0.6702, 0.3656, 0.6131, 0.5619, 0.4977, 0.7774, 0.8299, 0.9001], "xaxis": "x", "y": [-1.904, -1.863, -1.422, -1.908, -1.364, -1.966, -1.915, -1.818, -1.749, -1.674], "yaxis": "y"}, {"hovertemplate": "Cluster=7<br>1st_component=%{x}<br>2nd_component=%{y}<br>Country=%{text}<extra></extra>", "legendgroup": "7", "marker": {"color": "#636efa", "symbol": "circle"}, "mode": "markers+text", "name": "7", "orientation": "v", "showlegend": true, "text": ["Angola", "Canada", "Dominican Republic", "Ecuador", "Eritrea", "Eswatini", "Finland", "France", "Israel", "Lebanon", "Malta", "Netherlands", "New Zealand", "Nicaragua", "Norway", "Sweden", "United Kingdom", "Zimbabwe"], "textposition": "top center", "type": "scatter", "x": [0.6419, -0.04763, 0.2984, 0.3356, 0.4402, 0.2948, 0.2944, 0.02168, 0.3613, 0.1785, 0.1722, 0.136, 0.4049, 0.627, 0.3256, 0.3237, 0.1071, 0.5942], "xaxis": "x", "y": [-0.912, -0.7174, -0.3096, -0.9307, -1.137, -0.7582, -1.038, -0.8219, -0.4815, -0.9305, -0.5681, -0.7348, -0.4176, -0.399, -1.118, -1.239, -0.6723, -1.013], "yaxis": "y"}, {"hovertemplate": "Cluster=8<br>1st_component=%{x}<br>2nd_component=%{y}<br>Country=%{text}<extra></extra>", "legendgroup": "8", "marker": {"color": "#EF553B", "symbol": "circle"}, "mode": "markers+text", "name": "8", "orientation": "v", "showlegend": true, "text": ["Barbados", "Croatia", "French Polynesia", "Greece", "Italy", "Japan", "Libya", "Mexico", "New Caledonia", "Puerto Rico", "Seychelles", "Trinidad and Tobago"], "textposition": "top center", "type": "scatter", "x": [-1.428, -1.476, -1.448, -1.53, -1.49, -1.262, -1.388, -1.14, -1.224, -1.321, -1.576, -1.666], "xaxis": "x", "y": [-1.049, -0.5381, -0.8459, -0.7341, -0.6141, -0.8689, -0.8858, -0.8075, -0.9702, -1.16, -0.9351, -0.6545], "yaxis": "y"}, {"hovertemplate": "Cluster=9<br>1st_component=%{x}<br>2nd_component=%{y}<br>Country=%{text}<extra></extra>", "legendgroup": "9", "marker": {"color": "#00cc96", "symbol": "circle"}, "mode": "markers+text", "name": "9", "orientation": "v", "showlegend": true, "text": ["Guatemala", "Lesotho", "Malawi", "Maldives", "Mauritania", "Niger", "Peru", "Sao Tome and Principe", "Togo"], "textposition": "top center", "type": "scatter", "x": [1.578, 0.9213, 1.259, 0.9567, 1.613, 1.683, 0.7729, 0.7651, 0.7924], "xaxis": "x", "y": [0.5142, 0.8383, 0.5467, 0.7364, 0.5723, 0.6814, 0.4108, 0.5738, 0.5014], "yaxis": "y"}], "layout": {"legend": {"title": {"text": "Cluster"}, "tracegroupgap": 0}, "margin": {"t": 60}, "title": {"text": "All indicators", "x": 0.5}, "xaxis": {"anchor": "y", "domain": [0, 1], "title": {"text": "1st_component"}}, "yaxis": {"anchor": "x", "domain": [0, 1], "title": {"text": "2nd_component"}}}}
